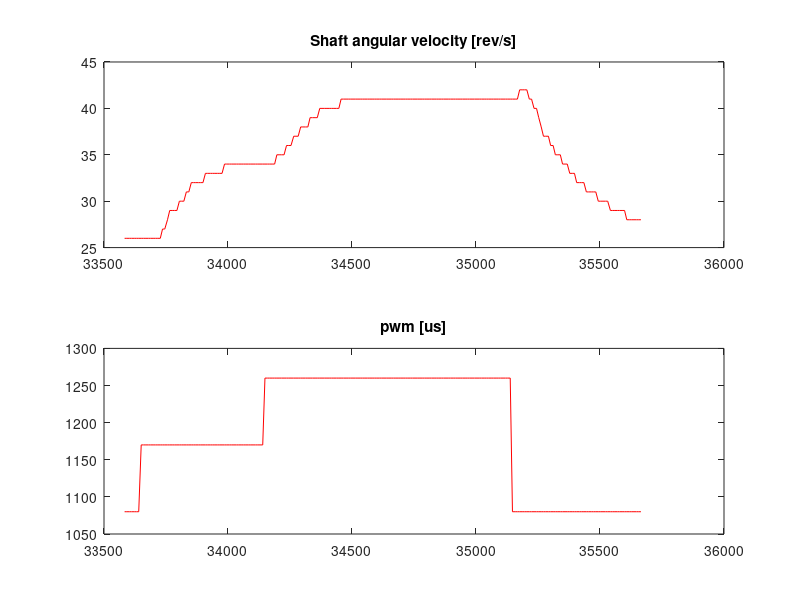
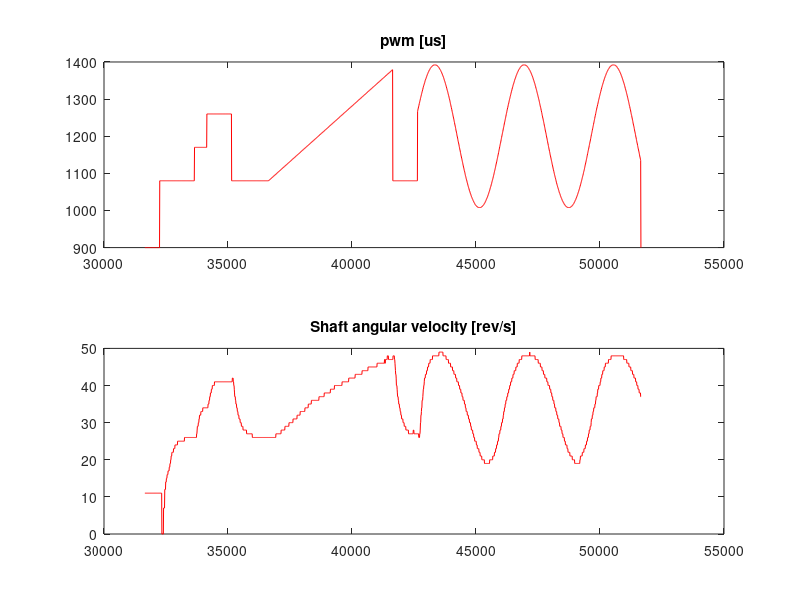

The MATLAB source for these figures, in order: (Note: this script raises an error after producing the figures.)
%% UserK 14-01-2017
% Paola got married 
clc
clear all
plotDiff = false;

%% Identification Data
dir .
load('samples.mat')


x = x(2:end);
y = y(2:end);
z = z(2:end);

disp('Number of Samples');
disp(size(x,1))

iter = ceil(size(x,1)*0.2);

xIde = x(200:iter);
uIde = y(200:iter);
yIde = z(200:iter);

xVal = x(iter:end);
uVal = y(iter:end);
yVal = z(iter:end);

figure(10)
subplot(2,1,1);
plot(x,y,'r');
title('pwm [us]');
subplot(2,1,2);
plot(x,z,'r');
title('Shaft angular velocity [rev/s]');

figure(1)
subplot(2,1,1);
plot(xIde,yIde,'r');
title('Shaft angular velocity [rev/s]');
subplot(2,1,2);
plot(xIde,uIde,'r');
title('pwm [us]');

%figure(2)
%plot(x,z,'r');


%% Detrend

% Removes the mean value from data
[yIdeDetrend, Ty ]= detrend(yIde,0);
uIdeDetrend = detrend(uIde,0);
yValDetrend = detrend(yVal,'constant');
uValDetrend = detrend(uVal,'constant');

figure(2)
subplot(2,1,1);
% show results
title('pwm [us]');
plot(xIde,yIdeDetrend,'r');
subplot(2,1,2);
title('Shaft angular velocity [rad/s]');
plot(xIde,uIdeDetrend,'r');



%% Designs a second order filter using a butterworth design guidelines
[b a] = butter(2,0.045,'low');

% Plot the frequency response (normalized frequency)
figure(13)
z_filtered = filter(b,a,yIdeDetrend);
plot(xIde,z_filtered,'r');

%% Diff
dt = xIde(2:end) - xIde(1:end-1);
dy = yIde(2:end) - yIde(1:end-1);
du = uIde(2:end) - uIde(1:end-1);

if (plotDiff) 
    figure(3)
    subplot(2,1,1);
    % show results
    title('dy/dt [rad/s^2]');
    plot(dy./dt,'r');
    subplot(2,1,2);
    title('du/dt [us/s]');
    plot(du./dt,'r');
end

disp('Ts from data');
mean(dt(1))
Ts = dt(1);

% Create Id data
% zt  Training set
zt = iddata(yIde,uIde,Ts);
zv = iddata(yVal,uVal,Ts);

[ztDetrend, Ttest ]= detrend(zt,0);
[zvDetrend, Tvalidation ]= detrend(zv,0);

delay = delayest(zvDetrend)
% estimated delay changes as a function of the model
delay4 = delayest(zvDetrend,4,4)

%% 

V = arxstruc(ztDetrend,zvDetrend,struc(2,2,1:10));
[nn,Vm] = selstruc(V,0);

FIRModel = impulseest(ztDetrend);
clf
h = impulseplot(FIRModel);
showConfidence(h,3)

 
V = arxstruc(ztDetrend,zvDetrend,struc(1:10,1:10,delay));

nns = selstruc(V)

%% Identifiy linear discrete time model with arx

th2 = arx(ztDetrend,nns);
[ th4] = arx(ztDetrend,nns);
compare(zvDetrend(1:end),th2,th4);

%% Identifiy linear discrete time model with n4sid

[m, x0m] = n4sid(ztDetrend,2,'InputDelay',delay,'Ts',Ts);
[ms,x0] = n4sid(ztDetrend,1:10,'InputDelay',delay,'Ts',Ts);
disp('Comparing ms and arx')
compare(zvDetrend,ms,m)
pause()
disp('Comparing ms1 and ms')
compare(zvDetrend,ms,th2)
%% Manual compare

t = 0:Ts:Ts*size(z,1)-1;
lsim(th2,z+Ttest.InputOffset,t,x0)
hold
plot(t,y+Ttest.OutputOffset,'r')
